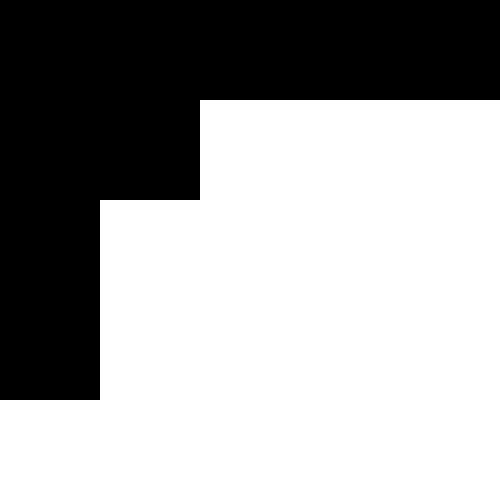
#> input picture Version 1/TestImages/TestImage.png, 500 x 500 px
$ python SquareDrawer.py
#> lines starting #> are read from the running program, lines starting #| are printed output that depends on the picture; after the words box and inside, x2 and y2 are one past the last pixel; in counts of white or black regions, pixels touching at a corner belong together
import numpy as np
import cv2 as cv
import Constants

GRID_SIZE, SCALE, NUM_SQUARES = Constants.GRID_SIZE,\
                                Constants.SCALE,\
                                Constants.NUM_SQUARES


ref = cv.imread("TestImages/TestImage.png", cv.IMREAD_GRAYSCALE)
#> ref: shape (500, 500); 64% white; 1 black region, box (x1, y1, x2, y2) and area: (0, 0, 500, 400) 90000

cv.imshow("Reference Image", ref)

img = np.zeros(np.shape(ref),np.uint8)

grid = input("Would you like to see the grid on the reference image? (yes/no) ")
#> the answer given: y

ref_grid = ref.copy()

if grid[0] == 'y':
    for line in range(1,GRID_SIZE):
        ref_grid[line*SCALE,:] = 255
        ref_grid[:,line*SCALE] = 255
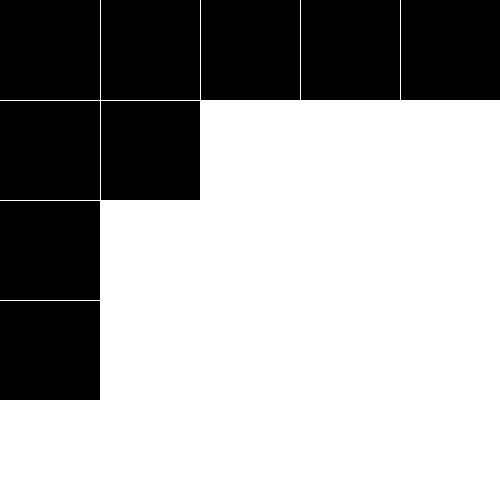
#> ref_grid: shape (500, 500); 64.4% white; 9 black regions, largest, box (x1, y1, x2, y2) and area: (0, 0, 100, 100) 10000, (101, 0, 200, 100) 9900, (201, 0, 300, 100) 9900

    cv.imshow("Image", ref_grid)
    cv.waitKey(1)


play = True

while play:

    point = int(input(f"At which grid point would you like to place a square? (1-{GRID_SIZE**2}) ")) - 1
#> the answer given: 1

    while point not in range(GRID_SIZE**2):
        print ("Bad input, try again")
        point = int(input(f"At which grid point would you like to place a square? (1-{GRID_SIZE**2}) ")) - 1

    point_row = int(point/GRID_SIZE)
    point_column = point%GRID_SIZE


    size = int(input(f"What size square would you like to draw? (1-{GRID_SIZE}) "))
#> the answer given: 1

    while size not in range(1,GRID_SIZE+1):
        print ("Bad input, try again")
        size = int(input(f"What size square would you like to draw? (1-{GRID_SIZE}) "))

    print (point_row, point_column)
    square_top_left = np.array([point_column*SCALE,point_row*SCALE]) #in format (x,y) for cv.rectangle()
    square_bottom_right = square_top_left+size*SCALE
    square_intensity = np.mean(ref[square_top_left[1]:square_bottom_right[1],
                                   square_top_left[0]:square_bottom_right[0]])
#> square_intensity = 0
    cv.rectangle(img, tuple(square_top_left), tuple(square_bottom_right),
                 int(square_intensity),-1)
#> img: shape (500, 500); every value is 0


    cv.destroyAllWindows()
    cv.imshow("Image", img)

    cv.imshow("Reference Image", ref_grid)
    cv.waitKey(1)


    stop = input("Would you like to finish? (yes/no)")
#> the answer given: y

    if stop != '' and stop[0] == 'y':
        play = False
